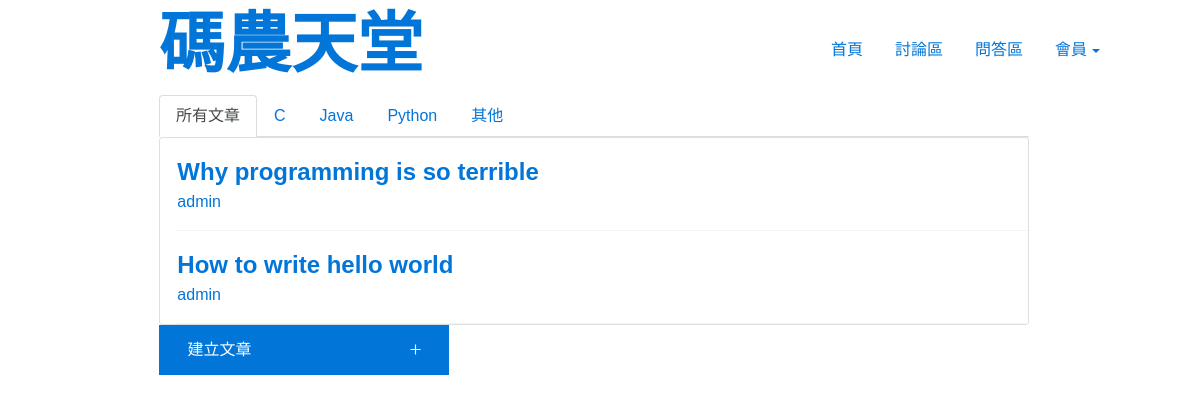
Page /QA/ on the earlier database version.
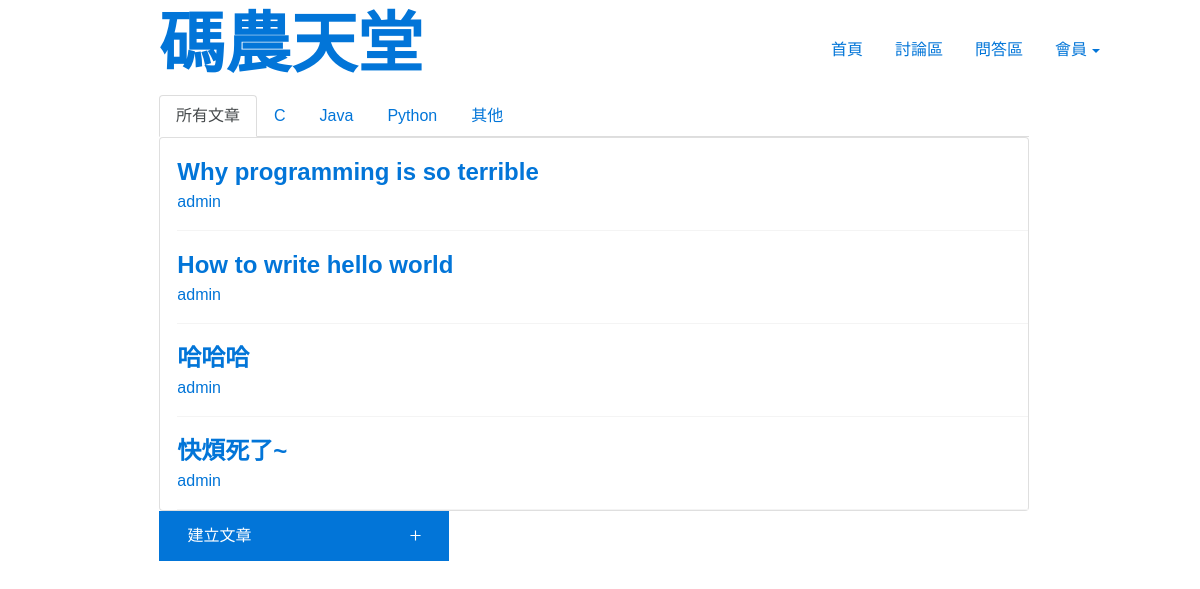
Same page on the later database version.
### QA/models.py (models this page shows, shortened)
class Question(models.Model):
    title = models.CharField(max_length=225)
    body = RichTextField()
    questionType = models.ForeignKey(QuestionType,on_delete=models.CASCADE)
    postedUser = models.ForeignKey(User,on_delete=models.CASCADE)

### QA/views.py (the view)
def index(request):
    datasAll = Question.objects.all()
    datasCPP = Question.objects.filter(questionType__name='C++')
    datasJava = Question.objects.filter(questionType__name='Java')
    datasPython = Question.objects.filter(questionType__name='Python')
    datasOther = Question.objects.filter(questionType__name='Other')
    context = {
        'title': 'QA',
        'datasAll': datasAll,
        'datasCPP': datasCPP,
        'datasJava': datasJava,
        'datasPython': datasPython,
        'datasOther': datasOther
    }
    return render(request, 'QA/index.html', context)

### QA/templates/QA/index.html (shortened to what this page needs)
{% extends 'main/layout.html' %}
{% block content %}
<div class="col-md-9" id="div1">
    <ul class="nav nav-tabs">
        <li class="nav-item">
            <a class="nav-link active show" href="#tab1" data-toggle="tab">所有文章</a>
        </li>
        <li class="nav-item">
            <a class="nav-link" href="#tab2" data-toggle="tab">C</a>
        </li>
        <li class="nav-item">
            <a class="nav-link" href="#tab3" data-toggle="tab">Java</a>
        </li>
        <li class="nav-item">
            <a class="nav-link" href="#tab4" data-toggle="tab">Python</a>
        </li>
        <li class="nav-item">
            <a class="nav-link" href="#tab5" data-toggle="tab">其他</a>
        </li>
    </ul>
    <div class="tab-content">
        <div class="tab-pane active" id="panel-538244">
            <div class="card">
                {% for data in datasAll%}
                    <div class="card-body">
                        <div class="list">
                            <p class="card-text">
                                <div class="title">
                                    <a  href="/QA/detail/{{data.id}}">{{data.title}}</a>
                                </div>
                                <div>
                                    <a href="/users/profile/{{data.postedUser.username}}">{{data.postedUser}}</a>
                                </div>
                            </p>
                        </div>
                    </div>
                {% endfor %}
            </div>
        </div>
    </div>
    <button class="btn btn-primary create-post style-jvp6q3ta" type="button" style="width: 290px;height: 50px; position: relative; left: 0%"  onclick="location.href='/QA/create'">
        <div style="position: relative; left: -30%; text-align: right;display: inline-block;">建立文章</div>
    </button>
</div>
{% endblock content %}

### templates/main/layout.html (shortened to what this page needs)
<!DOCTYPE html>
<html lang="en">
<head>
    {% load static %}
    <link href="{% static "css/bootstrap.min.css" %}" rel="stylesheet">
	<link href="{% static "css/style.css" %}" rel="stylesheet">
    <link rel="stylesheet"
      href="//cdnjs.cloudflare.com/ajax/libs/highlight.js/9.15.8/styles/default.min.css">
    <link rel="stylesheet" href="{% static 'prism/prism.css' %}">
</head>
<body>
    <div class="col-md-12">
        <div class="row" style="background: white;" >
            <div class="col-md-8" id="div1">
                <h1 style="font-size: 66px;color: DodgerBlue; margin-top:1%;">
                    <a href="index.html" style="text-decoration:none;"><b>碼農天堂</b></a></h1>
            </div>
            <div class="col-md-4" id="div2" >
                    <ul class="nav">
                        <li class="nav-item">
                            <a class="nav-link active" href="">首頁</a>
                        </li>
                        <li class="nav-item">
                            <a class="nav-link" href="">討論區</a>
                        </li>
                        <li class="nav-item">
                            <a class="nav-link " href="/QA/">問答區</a>
                        </li>
                        {% if request.user.is_authenticated %}
                            <li class="nav-item dropdown ml-mda-uto">
                                <a class="nav-link dropdown-toggle" href="http://example.com" id="navbarDropdownMenuLink" data-toggle="dropdown">{{request.user.username}}</a>
                                <div class="dropdown-menu dropdown-menu-right" aria-labelledby="navbarDropdownMenuLink">
                                    <a class="nav-link" href="/users/profile/{{request.user.username}}">個人小屋</a>
                                    <a class="nav-link " href="/logout">登出</a>
                                </div>
                            </li>
                        {% else %}
                            <li class="nav-item dropdown ml-mda-uto">
                                <a class="nav-link dropdown-toggle" href="http://example.com" id="navbarDropdownMenuLink" data-toggle="dropdown">會員</a>
                            </li>
                        {% endif %}
                    </ul>
                <br>
            </div>
        </div>
    </div>
    <div class="col-md-12">
        <div class="col-md-9" id="div1">
        </div>
        <div class="row"  style="background: white;" >
            {% block content %}
            {% endblock content %}
            <br><br>
        </div>
    </div>
</body>
</html>

### static/css/style.css (style rules this page uses)
#div1 { left:12%; }
#div2 { margin-top: 30px; }
.style-jvp6q3ta { cursor: pointer; }
.create-post { border-radius: 0px }
.create-post-svg { fill: white }
.title { font-weight:bold; font-size: 24px; }
.list { border-bottom: 1px solid #f4f4f4; margin-left: 2%; }
body { font-family: Helvetica, Arial,LiHei Pro,黑體-繁,微軟正黑體, sans-serif!important; }
* { box-sizing: border-box; }

Differences in the rows shown:
added Question: title "哈哈哈", postedUser "admin"
added Question: title "快煩死了~", postedUser "admin"
